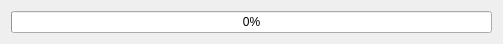
<?xml version="1.0" encoding="UTF-8"?>
<ui version="4.0">
 <class>SendProgressDlg</class>
 <widget class="QDialog" name="SendProgressDlg">
  <property name="geometry">
   <rect>
    <x>0</x>
    <y>0</y>
    <width>503</width>
    <height>44</height>
   </rect>
  </property>
  <property name="windowTitle">
   <string>发送进度</string>
  </property>
  <layout class="QHBoxLayout" name="horizontalLayout">
   <item>
    <widget class="QProgressBar" name="progressBar">
     <property name="value">
      <number>0</number>
     </property>
    </widget>
   </item>
  </layout>
 </widget>
 <layoutdefault spacing="6" margin="11"/>
 <resources/>
 <connections/>
</ui>
